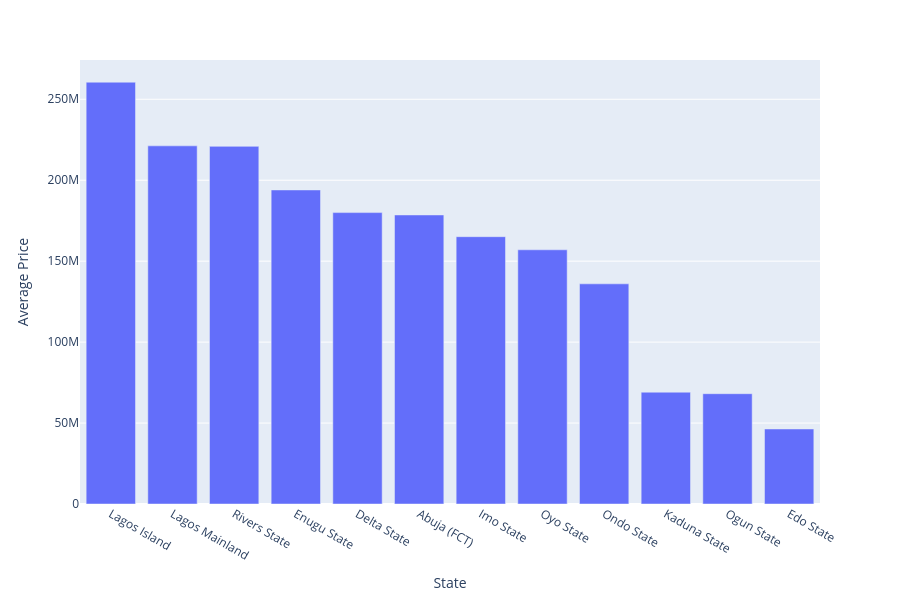

Notebook cell for this chart:
### Code cell
region_count = df.groupby("region_parent_name")["price"].mean().sort_values(ascending=False)
fig1 = px.bar(
    x=region_count.index,
    y=region_count.values,
)
fig1.update_layout(
    xaxis_title='State',
    yaxis_title='Average Price',
    height=600
)
fig1.show()

### Figure 1 — Plotly figure (JSON) as saved in the notebook; plotly's stock layout.template omitted (floating-point values rounded to 4 significant figures)
{"data": [{"hovertemplate": "x=%{x}<br>y=%{y}<extra></extra>", "legendgroup": "", "marker": {"color": "#636efa", "pattern": {"shape": ""}}, "name": "", "orientation": "v", "showlegend": false, "textposition": "auto", "type": "bar", "x": ["Lagos Island", "Lagos Mainland", "Rivers State", "Enugu State", "Delta State", "Abuja (FCT)", "Imo State", "Oyo State", "Ondo State", "Kaduna State", "Ogun State", "Edo State"], "xaxis": "x", "y": [260500000.0, 221200000.0, 220900000.0, 194000000.0, 180000000.0, 178500000.0, 165100000.0, 157000000.0, 136000000.0, 69080000.0, 68130000.0, 46330000.0], "yaxis": "y"}], "layout": {"barmode": "relative", "height": 600, "legend": {"tracegroupgap": 0}, "margin": {"t": 60}, "xaxis": {"anchor": "y", "domain": [0, 1], "title": {"text": "State"}}, "yaxis": {"anchor": "x", "domain": [0, 1], "title": {"text": "Average Price"}}}}
